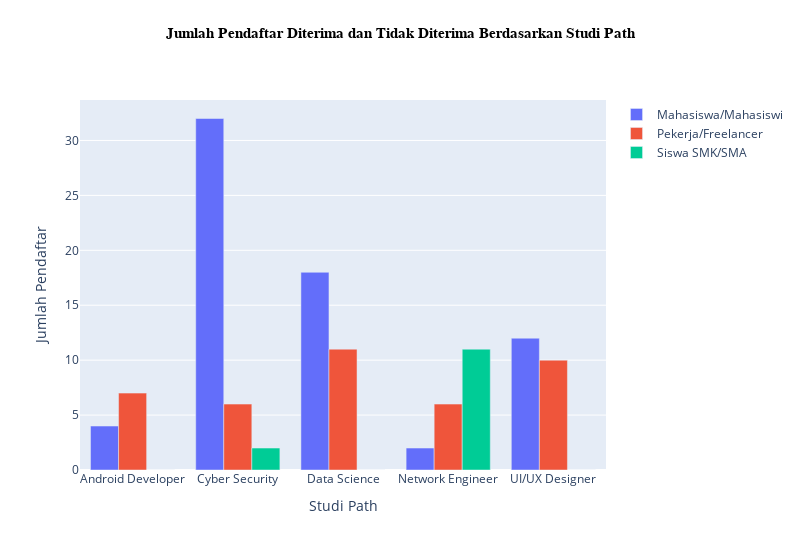

The notebook cell saved with this chart:
### Code cell
path_counts = df["Pekerjaan"].value_counts().reset_index()
Job_Status_Path = df.groupby(['Studi Path', 'Pekerjaan']).size().unstack(fill_value=0)

fig = go.Figure(data=[
    go.Bar(name='Mahasiswa/Mahasiswi', x=Job_Status_Path.index, y=Job_Status_Path["Mahasiswa/Mahasiswi"]),
    go.Bar(name='Pekerja/Freelancer', x=Job_Status_Path.index, y=Job_Status_Path['Pekerja/Freelancer']),
    go.Bar(name='Siswa SMK/SMA', x=Job_Status_Path.index, y=Job_Status_Path['Siswa SMA/SMK'])
])

# Menambahkan label dan judul
fig.update_layout(
    title='Jumlah Pendaftar Diterima dan Tidak Diterima Berdasarkan Pekerjaan',
    barmode='group',  # Agar batang saling bertumpuk
    xaxis_title='Studi Path',
    yaxis_title='Jumlah Pendaftar',
    showlegend=True,
    
    width=800,   # Lebar figur
    height=550,   # Tinggi figur
    title_font=dict(family="Arial", size=15, color="black", weight="bold"),  # Mengatur ukuran font
    title_x=0.5,               # Menyelaraskan judul di tengah
    title_y=0.95,  
)

# Menampilkan chart
fig.show()

### Figure 1 — Plotly figure (JSON) as saved in the notebook; plotly's stock layout.template omitted (floating-point values rounded to 4 significant figures)
{"data": [{"name": "Mahasiswa/Mahasiswi", "type": "bar", "x": ["Android Developer", "Cyber Security", "Data Science", "Network Engineer", "UI/UX Designer"], "y": [4, 32, 18, 2, 12]}, {"name": "Pekerja/Freelancer", "type": "bar", "x": ["Android Developer", "Cyber Security", "Data Science", "Network Engineer", "UI/UX Designer"], "y": [7, 6, 11, 6, 10]}, {"name": "Siswa SMK/SMA", "type": "bar", "x": ["Android Developer", "Cyber Security", "Data Science", "Network Engineer", "UI/UX Designer"], "y": [0, 2, 0, 11, 0]}], "layout": {"barmode": "group", "height": 550, "showlegend": true, "title": {"font": {"color": "black", "family": "Arial", "size": 15, "weight": "bold"}, "text": "Jumlah Pendaftar Diterima dan Tidak Diterima Berdasarkan Studi Path", "x": 0.5, "y": 0.95}, "width": 800, "xaxis": {"title": {"text": "Studi Path"}}, "yaxis": {"title": {"text": "Jumlah Pendaftar"}}}}
